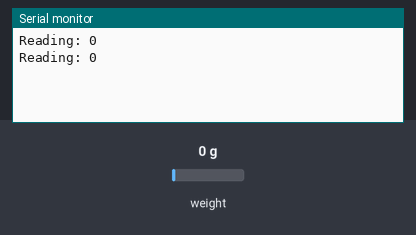
Simulated run of this sketch. Board: Arduino Uno, built with avr-gcc and run on an emulated ATmega328P. On the bench: the last lines printed to the serial monitor. The test bench sets the inputs (shaded band); at power-on: weight on the scale 0 g.

Above: at 2.0 s.
2.1 s: weight on the scale set to 100 g
At 3.1 s:
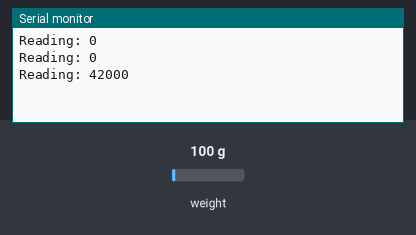
3.6 s: weight on the scale set to 1250 g
At 5.0 s:
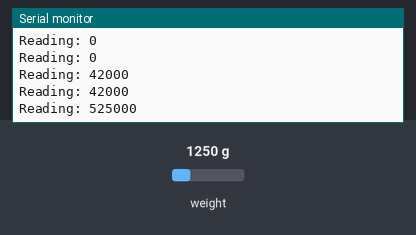
Timing chart, 0 to 6.6 s (numbered marks = the images above; inputs shaded):
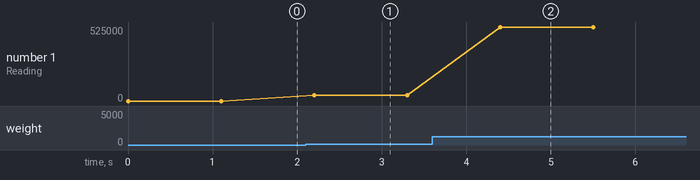

The sketch:

LoadCELLok.ino
```cpp
#include "HX711.h"

#define DOUT 3
#define CLK 2

HX711 scale;

void setup() {
  Serial.begin(9600);
  scale.begin(DOUT, CLK);
}

void loop() {
  Serial.print("Reading: ");
  Serial.println(scale.read());
  delay(1000);
}
```

Measured:
- after the input at 2.1 s, the serial monitor: prints a new line after 0.10 s (image 1)
- after the input at 3.6 s, the serial monitor: prints a new line after 0.80 s (image 2)
- plotted number 1: 0 → 42000 after the input at 2.1 s, 42000 → 525000 after the input at 3.6 s
